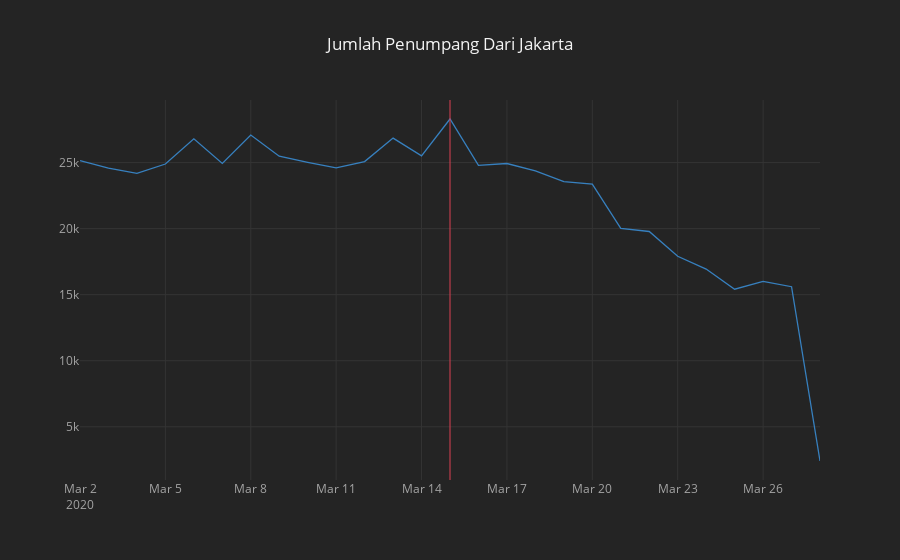

The code cell stored with this chart in its notebook:
### Code cell
# line chart jumlah penumpang berdasarkan waktu
# tanggal 15 Maret 2020 merupakan hari dimana pemerintah menghimbau untuk social distancing
df_date.iplot(mode='lines',
               x='date',
               y='total_passenger', vline='2020-03-15',
               color='blue', theme='henanigans',
               title='Jumlah Penumpang Dari Jakarta')

### Figure 1 — Plotly figure (JSON) as saved in the notebook; plotly's stock layout.template omitted (floating-point values rounded to 4 significant figures)
{"data": [{"line": {"color": "rgba(55, 128, 191, 1.0)", "dash": "solid", "shape": "linear", "width": 1.3}, "mode": "lines", "name": "total_passenger", "text": "", "type": "scatter", "x": ["2020-03-02", "2020-03-03", "2020-03-04", "2020-03-05", "2020-03-06", "2020-03-07", "2020-03-08", "2020-03-09", "2020-03-10", "2020-03-11", "2020-03-12", "2020-03-13", "2020-03-14", "2020-03-15", "2020-03-16", "2020-03-17", "2020-03-18", "2020-03-19", "2020-03-20", "2020-03-21", "2020-03-22", "2020-03-23", "2020-03-24", "2020-03-25", "2020-03-26", "2020-03-27", "2020-03-28"], "y": [25144, 24574, 24189, 24891, 26803, 24934, 27089, 25480, 25022, 24602, 25073, 26852, 25511, 28299, 24793, 24930, 24366, 23564, 23374, 20018, 19784, 17907, 16938, 15416, 16003, 15603, 2411]}], "layout": {"legend": {"bgcolor": "#242424", "font": {"color": "#F4F4F4"}}, "paper_bgcolor": "#242424", "plot_bgcolor": "#242424", "shapes": [{"line": {"color": "#db4052", "dash": "solid", "width": 1}, "type": "line", "x0": "2020-03-15", "x1": "2020-03-15", "xref": "x", "y0": 0, "y1": 1, "yref": "paper"}], "title": "Jumlah Penumpang Dari Jakarta", "titlefont": {"color": "#F4F4F4"}, "xaxis": {"gridcolor": "#343434", "showgrid": true, "tickfont": {"color": "#A4A4A4"}, "title": "", "titlefont": {"color": "#A4A4A4"}, "zerolinecolor": "#444444"}, "yaxis": {"gridcolor": "#343434", "showgrid": true, "tickfont": {"color": "#A4A4A4"}, "title": "", "titlefont": {"color": "#A4A4A4"}, "zerolinecolor": "#444444"}}}
